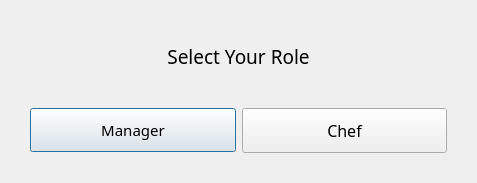
<?xml version="1.0" encoding="UTF-8"?>
<ui version="4.0">
 <class>recipesLogin</class>
 <widget class="QDialog" name="recipesLogin">
  <property name="geometry">
   <rect>
    <x>0</x>
    <y>0</y>
    <width>477</width>
    <height>183</height>
   </rect>
  </property>
  <property name="windowTitle">
   <string>Dialog</string>
  </property>
  <layout class="QGridLayout" name="gridLayout">
   <property name="leftMargin">
    <number>30</number>
   </property>
   <property name="rightMargin">
    <number>30</number>
   </property>
   <property name="bottomMargin">
    <number>30</number>
   </property>
   <item row="1" column="0">
    <widget class="QPushButton" name="btnManager">
     <property name="font">
      <font>
       <family>Book Antiqua</family>
       <pointsize>11</pointsize>
      </font>
     </property>
     <property name="styleSheet">
      <string notr="true">padding: 10px;</string>
     </property>
     <property name="text">
      <string>Manager</string>
     </property>
    </widget>
   </item>
   <item row="1" column="1">
    <widget class="QPushButton" name="btnChef">
     <property name="font">
      <font>
       <family>Book Antiqua</family>
       <pointsize>12</pointsize>
      </font>
     </property>
     <property name="styleSheet">
      <string notr="true">padding: 10px;</string>
     </property>
     <property name="text">
      <string>Chef</string>
     </property>
     <property name="default">
      <bool>false</bool>
     </property>
     <property name="flat">
      <bool>false</bool>
     </property>
    </widget>
   </item>
   <item row="0" column="0" colspan="2" alignment="Qt::AlignVCenter">
    <widget class="QLabel" name="label">
     <property name="font">
      <font>
       <family>Book Antiqua</family>
       <pointsize>14</pointsize>
      </font>
     </property>
     <property name="text">
      <string>Select Your Role</string>
     </property>
     <property name="alignment">
      <set>Qt::AlignCenter</set>
     </property>
    </widget>
   </item>
  </layout>
 </widget>
 <resources/>
 <connections/>
</ui>
